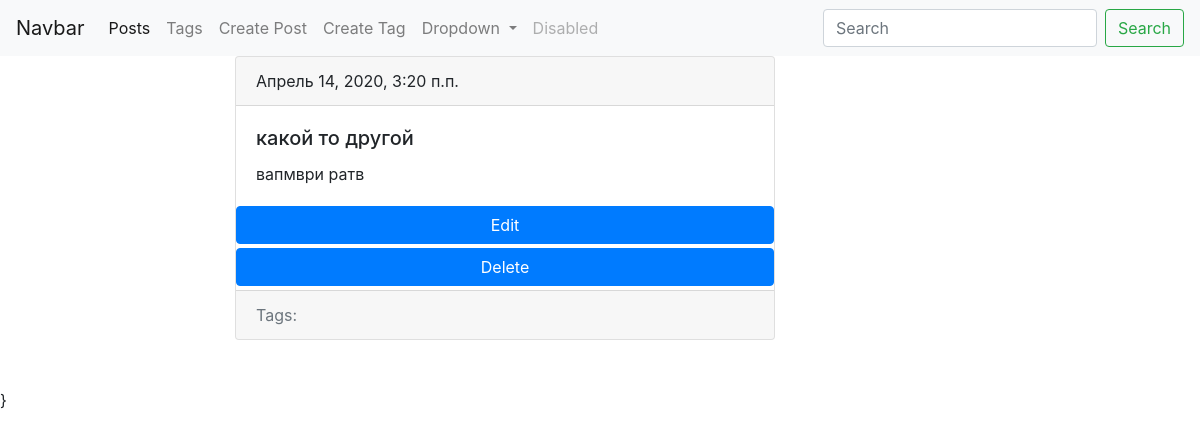
/blog/post/какой-то-другой-1586877643/, run on the app's committed database.
### blog/models.py (models this page shows, shortened)
class Post(models.Model):
    title = models.CharField(max_length=150, db_index=True)
    slug = models.SlugField(max_length=150, unique=True, blank=True)
    body = models.TextField(blank=True, db_index=True)
    tags = models.ManyToManyField('Tag', blank=True, related_name='posts')
    date_pub = models.DateTimeField(auto_now_add=True)
    def get_update_url(self):
        return reverse('post_update_url', kwargs={'slug': self.slug})
    class Meta:
        ordering = ['-date_pub']

### blog/views.py (the view)
# urls.py: path('post/<str:slug>/', PostDetail.as_view(), name='post_detail_url'),
class PostDetail(ObjectDetailMixin, View):
    model = Post
    template = 'blog/post_detail.html'

### blog/utils.py (called while the page is built)
    def get(self, request, slug):
        obj = get_object_or_404(self.model, slug__iexact=slug)
        return render(request, self.template, context={self.model.__name__.lower(): obj, 'admin_obj': obj, 'detail': True})

### blog/templates/blog/post_detail.html
{% extends 'blog/base_blog.html' %}
{% block body %}
{% include 'blog/includs/post_tag_detail.html' %}
{% endblock %}

### blog/templates/blog/includs/post_tag_detail.html (shortened to what this page needs)
<div class="card mb-5" >
  <div class="card-header">
    {{ post.date_pub}}
  </div>
  <div class="card-body">
    <h5 class="card-title">{{ post.title }}</h5>
    <p class="card-text">{{ post.body }}</p>
  </div>
    <a href="{{ post.get_update_url  }}" class="btn btn-primary mb-1">Edit</a>
    <a href="{% url 'post_delete_url' slug=post.slug %}" class="btn btn-primary mb-1">Delete</a>
  <div class="card-footer text-muted">
    Tags:
  </div>
</div>

### data on the page
Post: date_pub "Апрель 14, 2020, 3:20 п.п.", title "какой то другой", body "вапмври ратв"
